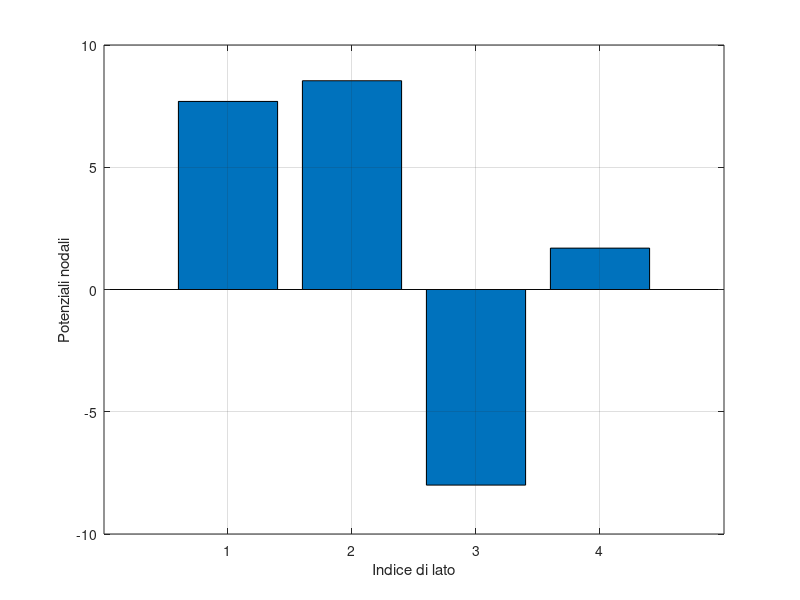

MATLAB code for this plot:
R1=1; R2 =2; R3 = 3; R4 =4; R5 =5; E6 = 6; J7 = 7; E8 = 8;

n=5;elle=8;


%matrice A
A = -[...
    1   0   0   0   0   -1  0   0
    -1  0   -1  0   1   0   1   0  
    0   0  0   -1  -1   0   -1  1
    0   -1  0   0   0   1   0   0];

%matrice M
M = diag([-R1 -R2 -R3 -R4 -R5 0 1 0]);

%matrice N
N = diag([1 1 1 1 1 1 0 1]);

%vettore termini noti b
b = [...
    zeros(n-1,1)
    zeros(5,1)
    E6
    J7
    E8];

%Matrice tableau
T = [ A zeros(n-1,n-1)
    M N*A'];

x=T\b;

i=x(1:elle);
v=x(elle+1:end);

%output
fprintf('Correnti nei lati: \n');
for kk=1:elle
  fprintf('%d)% 3.3f  A\n',kk,i(kk)); % 3.3f specifica dimensione e formato del numero
end
fprintf('\n');

fprintf('Potenziali nodali: \n');
for (kk=1:(n-1))
  c = char(kk+64);
  fprintf('%c)% 3.3f  V\n',c,v(kk));
end
fprintf('\n');


% potenziale tra A e C
PE6 = v(3)-v(1);
fprintf('Tensione equivalente di Thevenin tra i morsetti A e C = % 3.3f \n',PE6);


%grafico
figure
bar(v)
xlabel('Indice di lato')
ylabel('Potenziali nodali');
grid on

